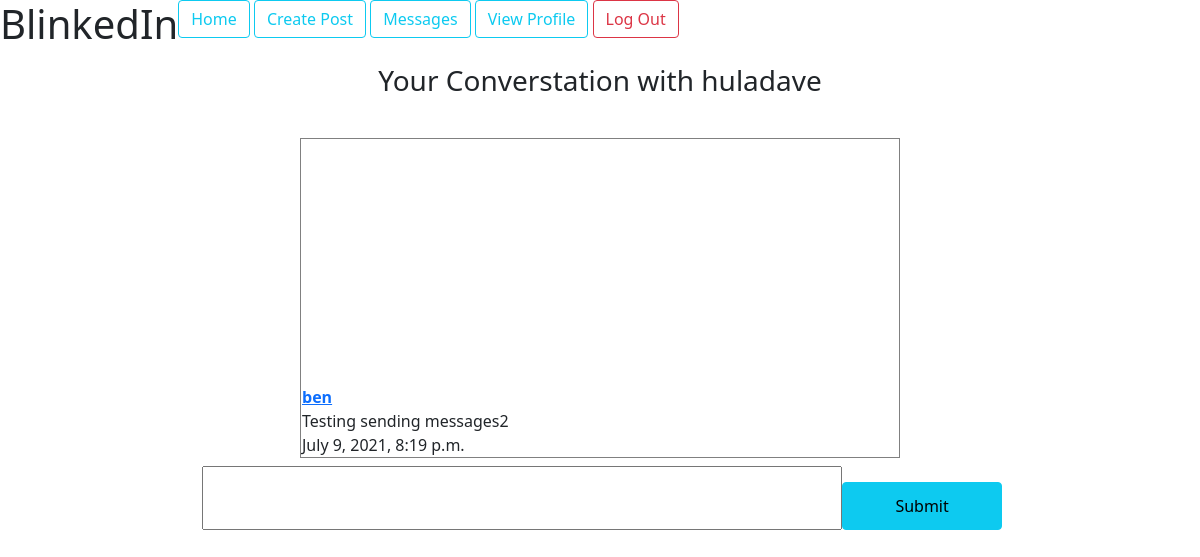
/messagefeed/2/ (signed in), run on the app's committed database.
### linkedin_app/models.py (models this page shows)
class CustomUser(AbstractUser):
    name = models.CharField(max_length=50)
    bio = models.CharField(max_length=150)
    image = models.ImageField(upload_to='static/uploads/', blank=True, null=True)
    following = models.ManyToManyField('self', blank=True, symmetrical=False)
    liked_posts = models.ManyToManyField('Post', blank=True, symmetrical=False)
    def check_messages(self):
        new_messages = ''
        messages = DirectMessage.objects.filter(target=self.id)
        for dm in messages:
            if not dm.message.seen:
                new_messages= 'You have unread messages!'
        return new_messages

class DirectMessage(models.Model):
    target= models.ForeignKey(CustomUser, on_delete=models.CASCADE)
    message= models.ForeignKey(Message, on_delete=models.CASCADE)
    author = models.ForeignKey(CustomUser, on_delete=models.CASCADE, related_name='author')

class Message(models.Model):
    text = models.CharField(max_length=140)
    time = models.DateTimeField(default=timezone.now)
    seen = models.BooleanField(default=False)

### linkedin_app/views.py (the view, shortened to what this page needs)
# urls.py: path('messagefeed/<int:author_id>/', views.message_feed_view),
@login_required
def message_feed_view(request, author_id):
    if request.user.id == author_id:
        raise SuspiciousOperation("You can't talk to yourself")
    target = CustomUser.objects.get(id=author_id)
    DMS = DirectMessage.objects.filter(target=request.user).filter(author=author_id)
    for dm in DMS:
        dm.message.seen = True
        dm.message.save()
    DMS2 = DirectMessage.objects.filter(target=author_id).filter(author=request.user)
    DMS = DMS.union(DMS2)
    form = MessageForm()
    return render(request, 'messagefeed.html', {'dms': DMS, 'form': form, 'target': target})

### linkedin_app/forms.py
class MessageForm(forms.Form):
    text= forms.CharField(widget=forms.TextInput(attrs={'autocomplete':'off'}),max_length=140)

### templates/messagefeed.html (shortened to what this page needs)
{% load static %}
<head>
    <link href="https://cdn.jsdelivr.net/npm/bootstrap@5.0.2/dist/css/bootstrap.min.css" rel="stylesheet">
    <link rel="stylesheet" href="{% static 'style.css' %}">
</head>
{% include 'nav.html' %}
<div class="messagefeed">
    <h3>Your Converstation with {{target.username}}</h3>
    <div class="messages">
        <div class="div">
            {% for dm in dms %}
                    <table>
                        <thead>
                            <th><a href="/profile/{{dm.author.id}}">{{dm.author}}</a></th>
                        </thead>
                        <tbody>
                            <tr><td>{{dm.message.text}}</td></tr>
                            <tr>
                                <td>{{dm.message.time}}</td>
                            </tr>
                        </tbody>
                    </table>
                {% endfor %}
        </div>
    </div>
    <div class="feedform">
        {% include 'genform.html' %}
    </div>
</div>

### uploads/static/style.css (style rules this page uses)
.messagefeed { display: flex; flex-direction: column; justify-content: center; align-items: center; }
.messages { margin-top: 2em; width: 50%; height: 20em; overflow: auto; display: flex; flex-direction: column-reverse; border: 1px solid grey; }
.feedform form input { width: 40em; padding: 1em; line-height: 28px; }
thead { display: flex; }
th { text-align: left; }

### data on the page
CustomUser: username "huladave"
DirectMessage: author "ben", message.text "Testing sending messages2", message.time "July 9, 2021, 8:19 p.m."
